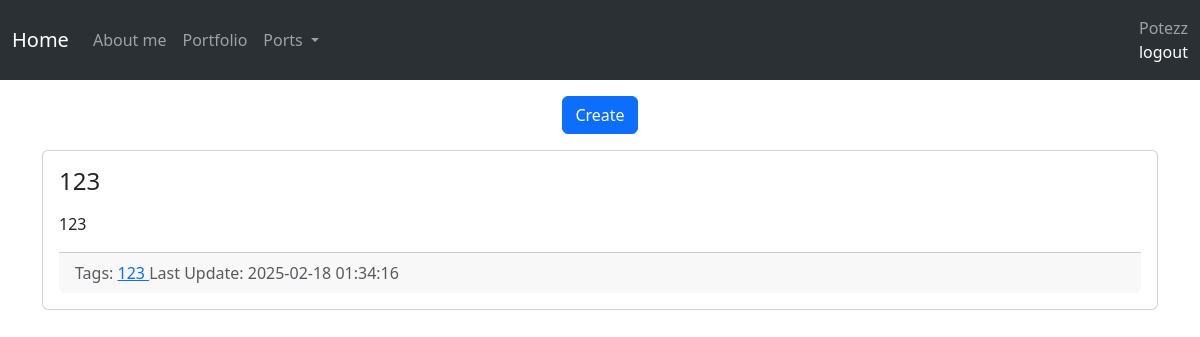
Page /index (signed in) on the committed database.
### port_web/models/models.py (models this page shows, shortened)
class User(db.Model, UserMixin):
    __tablename__ = "users"
    id = db.Column(db.Integer, primary_key=True)
    name = db.Column(db.String)
    username = db.Column(db.String)
    status = db.Column(db.String, default="active")
    _password_hash = db.Column(db.String)
    created_date = mapped_column(sa.DateTime(timezone=True), server_default=func.now())
    updated_date = mapped_column(sa.DateTime(timezone=True), server_default=func.now())
    roles: Mapped[list[Role]] = relationship(secondary=user_roles)
    @hybrid_property
    def password_hash(self):
        raise Exception("Password hashes may not be viewed.")
    serialize_rules = "_password_hash"
    def has_role(self, role_name):
        return any(role.name == role_name for role in self.roles)

class Note(db.Model):
    __tablename__ = "notes"
    id: Mapped[int] = mapped_column(sa.Integer, primary_key=True)
    title: Mapped[str] = mapped_column(sa.String, nullable=False)
    description: Mapped[str] = mapped_column(sa.Text)
    tags: Mapped[list[Tag]] = relationship(secondary=note_tag_m2m)
    create_date = mapped_column(sa.DateTime(timezone=True), server_default=func.now())
    update_date = mapped_column(sa.DateTime(timezone=True), server_default=func.now())
    portfolio_id: Mapped[int] = mapped_column(sa.Integer, nullable=True)

class Tag(db.Model):
    __tablename__ = "tags"
    id: Mapped[int] = mapped_column(sa.Integer, primary_key=True)
    name: Mapped[str] = mapped_column(sa.String, nullable=False)
    created_date = mapped_column(sa.DateTime(timezone=True), server_default=func.now())

### port_web/portapp.py (the view)
@app.route("/index")
def index():
    db = models.db
    notes = db.session.execute(db.select(models.Note).order_by(models.Note.title)).scalars()
    return flask.render_template("index.html", notes=notes,)

### port_web/auth/acl.py (called while the page is built)
@login_manager.user_loader
def load_user(user_id):
    return models.User.query.get(int(user_id)) #กำหนดการโหลดผู้ใช่งานจาก ID

### port_web/templates/index.html (shortened to what this page needs)
{% extends 'base.html'%}
{% block body %}
<ul class="nav justify-content-center" style="padding-top: 1em;">
    <li class="nav-item">
        <a class="btn btn-primary" href="{{ url_for('create_note') }}">
            Create
        </a>
    </li>
</ul>
{% for note in notes %}
<div class="card my-3">
    <div class="card-body">
        <h4 class="card-title">{{ note.title }}</h4>
        <div class="card-text my-3">
            {{ note.description }}
        </div>
        <div class="card-footer text-muted">
            Tags:
            {% for t in note.tags %}
                <a href="{{ url_for('tags_view', tag_name=t.name) }}">
                    {{t.name}}
                </a>
            {% endfor %}
            Last Update: {{ note.update_date }}
        </div>
    </div>
</div>
{% endfor %}
{% endblock %}

### port_web/templates/base.html (shortened to what this page needs)
<!DOCTYPE html>
<html>
<head>
    <link href="https://cdn.jsdelivr.net/npm/bootstrap@5.3.3/dist/css/bootstrap.min.css" rel="stylesheet"
>
</head>
<body>
    <nav class="navbar navbar-expand-lg bg-body-tertiary" data-bs-theme="dark">
        <div class="container-fluid">
            <a class="navbar-brand" href="{{ url_for('index')}}">Home</a>
            <div class="collapse navbar-collapse" id="navbarNavDropdown">
                <ul class="navbar-nav">
                    <li class="nav-item">
                        <a class="nav-link" href="#">About me</a>
                    </li>
                    <li class="nav-item">
                        <a class="nav-link" href="#">Portfolio</a>
                    </li>
                    <li class="nav-item dropdown">
                        <a class="nav-link dropdown-toggle" href="#" role="button" data-bs-toggle="dropdown"
                            aria-expanded="false">
                            Ports
                        </a>
                    </li>
                </ul>
                <div class="d-flex ms-auto">
                    <span class="navbar-text">
                        {% if current_user.is_authenticated %}
                        {{ current_user.username }}
                            <a class="nav-link" href="{{ url_for('logout') }}">logout</a>
                        {% else %}
                            <a class="nav-link" href="{{ url_for('register') }}">sign in</a>
                        {% endif %}
                    </span>
                </div>
            </div>
        </div>
    </nav>
    <div class="container">
        {% block body %}{% endblock %}
    </div>
</body>
</html>

### rows in the picture
User: username "Potezz"
Note: title "123", description "123", update_date "2025-02-18 01:34:16"
Tag: name "123"
